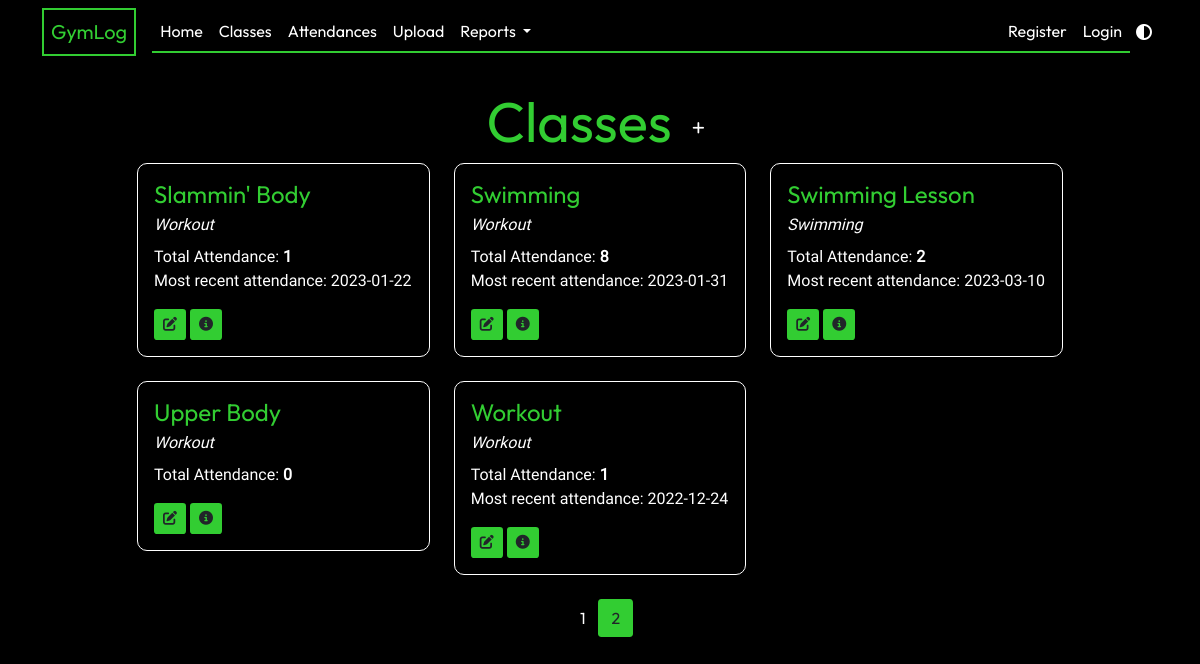
The app's page /classes?page=2, older data.
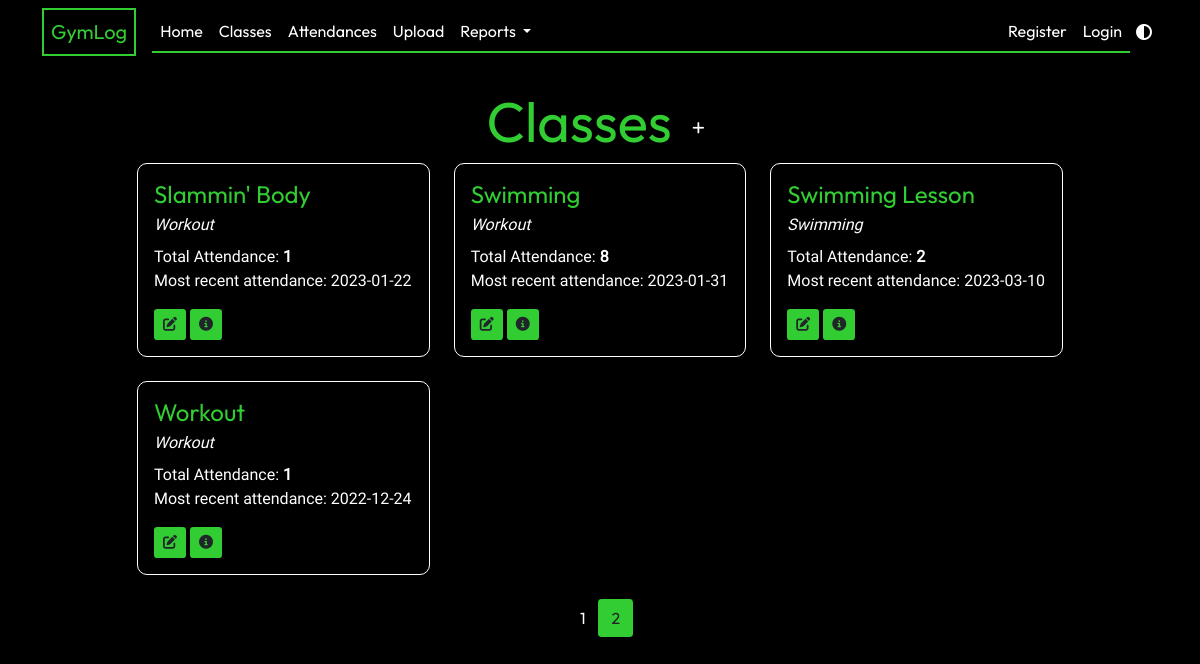
The same page, newer data.
### app/models.py (models this page shows, shortened)
class GymClass(db.Model):
    id = db.Column(db.Integer, primary_key=True)
    name = db.Column(db.String(20), unique=True, nullable=False)
    class_type = db.Column(db.String(3), default="Workout")
    attendance_list = db.relationship("Attendance", backref="class_taken", lazy=True)
    def __lt__(self, other):
        return self.name < other.name

### app/classes/routes.py (the view)
@classes.route("/classes")
def show_classes():
    page = request.args.get("page", 1, type=int)
    gym_classes = GymClass.query.order_by(GymClass.name).paginate(page=page, per_page=9)
    return render_template("classes.html", title="Classes", gym_classes=gym_classes)

### app/models.py (called while the page is built)
    def __lt__(self, other):
        return self.date_attended < other.date_attended

### app/templates/classes.html
{% extends "layout.html" %} {% block content %}
<div class="text-center mt-2">
  <h1 class="display-4">
    Classes
    <a href="{{ url_for('classes.new_class') }}" class="btn btn-sm btn-add"
      ><i class="fa-solid fa-plus"></i
    ></a>
  </h1>
</div>
<div class="row row-cols-1 row-cols-md-3">
  {% for class in gym_classes|sort %}
  <div class="col mb-4">
    <div class="card">
      <div class="card-body">
        <h4 class="card-title">{{ class.name }}</h4>
        <p class="card-subtitle mb-2">{{ class.class_type }}</p>
        <p class="card-text">
          Total Attendance: <strong>{{ class.attendance_list|length }} </strong
          ><br />
          {% if class.attendance_list|length > 0 %} Most recent attendance: {{
          (class.attendance_list|sort(reverse = True)|first).date_attended }} {%
          endif %}
        </p>
        <a
          href="{{ url_for('classes.update_class', class_id=class.id) }}"
          class="btn btn-sm btn-current"
          ><i class="fa-solid fa-pen-to-square"></i
        ></a>
        <a
          href="{{ url_for('classes.show_class', class_id=class.id) }}"
          class="btn btn-sm btn-current"
          ><i class="fa-solid fa-circle-info"></i
        ></a>
      </div>
    </div>
  </div>
  {% endfor %}
</div>
<nav>
  <ul class="pagination justify-content-center">
    {% for page_num in gym_classes.iter_pages(left_edge=1, right_edge=1,
    left_current=1, right_current=2) %} {% if page_num %} {% if gym_classes.page
    == page_num %}
    <li class="page-item">
      <a
        class="btn btn-current mb-4"
        href="{{ url_for('classes.show_classes', page=page_num) }}"
        >{{ page_num }}</a
      >
    </li>
    {% else %}
    <li class="page-item">
      <a
        class="btn btn-other mb-4"
        href="{{ url_for('classes.show_classes', page=page_num) }}"
        >{{ page_num }}</a
      >
    </li>
    {% endif %} {% else %} ... {% endif %} {% endfor %}
  </ul>
</nav>
{% endblock content %}

### app/templates/layout.html (shortened to what this page needs)
<!DOCTYPE html>
<html lang="en">
  <head>
    <link
      href="https://cdn.jsdelivr.net/npm/bootstrap@5.0.2/dist/css/bootstrap.min.css"
      rel="stylesheet"
 />
    <link
      rel="stylesheet"
      type="text/css"
      href="{{ url_for('static', filename='main.css')}}" />
  </head>
  <body>
    <header>
      <nav class="navbar navbar-expand-lg fixed-top">
        <div class="container">
          <a class="navbar-brand brand" href="{{ url_for('main.home') }}"
            >GymLog</a
          >
          <div class="collapse navbar-collapse" id="navbarSupportedContent">
            <ul class="navbar-nav me-auto mb-2 mb-lg-0">
              <li class="nav-item">
                <a
                  class="nav-link"
                  aria-current="page"
                  href="{{ url_for('main.home') }}"
                  >Home</a
                >
              </li>
              <li class="nav-item">
                <a
                  class="nav-link nav-text"
                  href="{{ url_for('classes.show_classes') }}"
                  >Classes</a
                >
              </li>
              <li class="nav-item">
                <a
                  class="nav-link"
                  href="{{ url_for('attendances.show_attendances') }}"
                  >Attendances</a
                >
              </li>
              <li class="nav-item">
                <a class="nav-link" href="{{ url_for('upload.upload_csv') }}"
                  >Upload</a
                >
              </li>
              <li class="nav-item dropdown">
                <a
                  class="nav-link dropdown-toggle"
                  href="#"
                  id="navbarDropdown"
                  role="button"
                  data-bs-toggle="dropdown"
                  aria-expanded="false">
                  Reports
                </a>
              </li>
            </ul>
            <ul class="navbar-nav ms-auto mb-2 mb-lg-0">
              {% if current_user.is_authenticated %}
              <li class="nav-item">
                <a class="nav-link" href="{{ url_for('users.account') }}"
                  >Account</a
                >
              </li>
              <li class="nav-item">
                <a class="nav-link" href="{{ url_for('users.logout') }}"
                  >Logout</a
                >
              </li>
              {% else %}
              <li class="nav-item">
                <a class="nav-link" href="{{ url_for('users.register') }}"
                  >Register</a
                >
              </li>
              <li class="nav-item">
                <a class="nav-link" href="{{ url_for('users.login') }}"
                  >Login</a
                >
              </li>
              {% endif %}
            </ul>
          </div>
          <button id="lightModeToggle">
            <i class="fa-solid fa-circle-half-stroke"></i>
          </button>
        </div>
      </nav>
    </header>
    <main role="main" class="container">
      <div class="row justify-content-center">
        <div class="col-md-10">
           {% block content %}{% endblock
          %}
        </div>
      </div>
    </main>
  </body>
</html>

### app/static/main.css (style rules this page uses)
:root { --primary-color: black; --secondary-color: white; --accent-color: #32cd32; --typewriter-speed: 2s; --typewriter-chars: 17; }
body { background-color: var(--primary-color); color: var(--secondary-color); margin: 0; min-height: 100vh; font-family: "Roboto"; }
h1, h2, h3, h4 { color: var(--accent-color); font-family: Outfit; }
nav { font-family: Outfit; }
header { height: 10vh; }
#lightModeToggle { cursor: pointer; border: none; color: var(--secondary-color); background-color: var(--primary-color); }
#navbarSupportedContent { border-bottom: 2px solid var(--accent-color); }
main { display: grid; }
.brand { color: var(--accent-color); border: 2px solid var(--accent-color); padding: 7px; }
.nav-link { color: var(--secondary-color); }
.card { border-color: var(--secondary-color); border-radius: 10px; background-color: var(--primary-color); }
.card-subtitle { font-style: italic; }
.btn-current { background-color: var(--accent-color); border-radius: 10%; }
.btn-other { background-color: transparent; color: var(--secondary-color); }
.btn-add { background-color: transparent; color: var(--secondary-color); border-radius: 50%; }

Row changes from the older to the newer data that the page shows:
removed GymClass: name "Upper Body", class_type "Workout", attendance_list|length "0"
